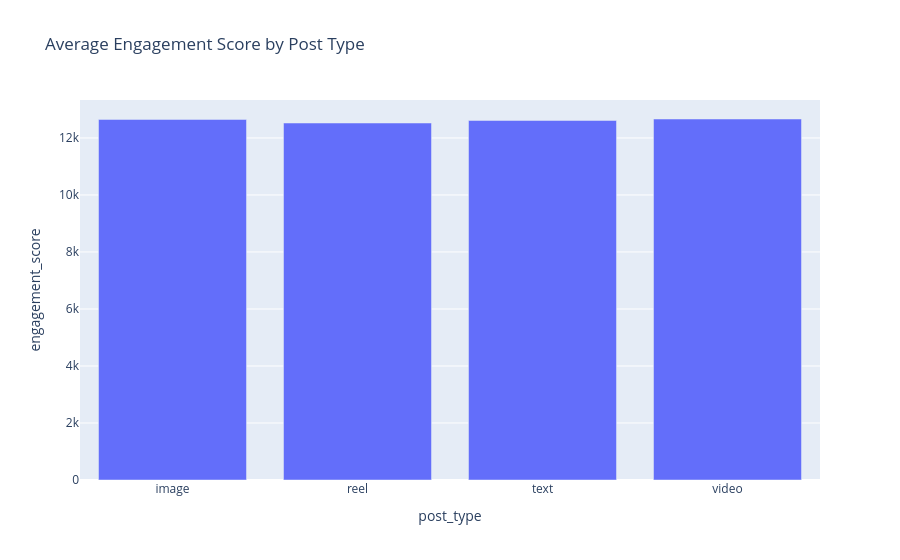

Notebook cell for this chart:
### Code cell
fig = px.bar(data_frame=avg_engagement_df, x='post_type', y='engagement_score', title='Average Engagement Score by Post Type')
fig.show()

### Figure 1 — Plotly figure (JSON) as saved in the notebook; plotly's stock layout.template omitted (floating-point values rounded to 4 significant figures)
{"data": [{"hovertemplate": "post_type=%{x}<br>engagement_score=%{y}<extra></extra>", "legendgroup": "", "marker": {"color": "#636efa", "pattern": {"shape": ""}}, "name": "", "orientation": "v", "showlegend": false, "textposition": "auto", "type": "bar", "x": ["image", "reel", "text", "video"], "xaxis": "x", "y": [12650.0, 12520.0, 12610.0, 12660.0], "yaxis": "y"}], "layout": {"barmode": "relative", "legend": {"tracegroupgap": 0}, "title": {"text": "Average Engagement Score by Post Type"}, "xaxis": {"anchor": "y", "domain": [0, 1], "title": {"text": "post_type"}}, "yaxis": {"anchor": "x", "domain": [0, 1], "title": {"text": "engagement_score"}}}}
